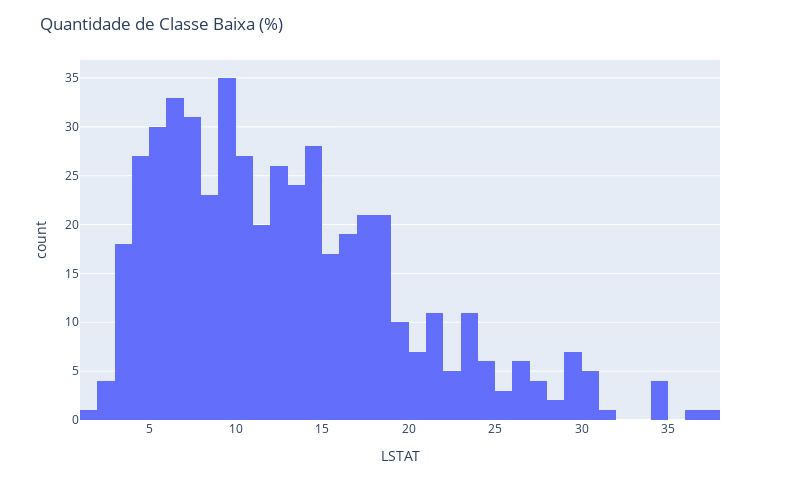

This figure's notebook cell:
### Code cell
hist =  px.histogram (df,  x = "LSTAT", nbins=60) 
hist.update_layout(width=800,height=500,title_text='Quantidade de Classe Baixa (%)') 
hist.show()

### Figure 1 — Plotly figure (JSON) as saved in the notebook; plotly's stock layout.template omitted (floating-point values rounded to 4 significant figures; data arrays with more than 128 entries replaced by an {"elided": "..."} marker saying what was removed)
{"data": [{"alignmentgroup": "True", "bingroup": "x", "hovertemplate": "LSTAT=%{x}<br>count=%{y}<extra></extra>", "legendgroup": "", "marker": {"color": "#636efa", "pattern": {"shape": ""}}, "name": "", "nbinsx": 60, "offsetgroup": "", "orientation": "v", "showlegend": false, "type": "histogram", "x": {"elided": "489 float values"}, "xaxis": "x", "yaxis": "y"}], "layout": {"barmode": "relative", "height": 500, "legend": {"tracegroupgap": 0}, "margin": {"t": 60}, "title": {"text": "Quantidade de Classe Baixa (%)"}, "width": 800, "xaxis": {"anchor": "y", "autorange": true, "domain": [0, 1], "range": [1, 38], "title": {"text": "LSTAT"}, "type": "linear"}, "yaxis": {"anchor": "x", "autorange": true, "domain": [0, 1], "range": [0, 36.84], "title": {"text": "count"}}}}
